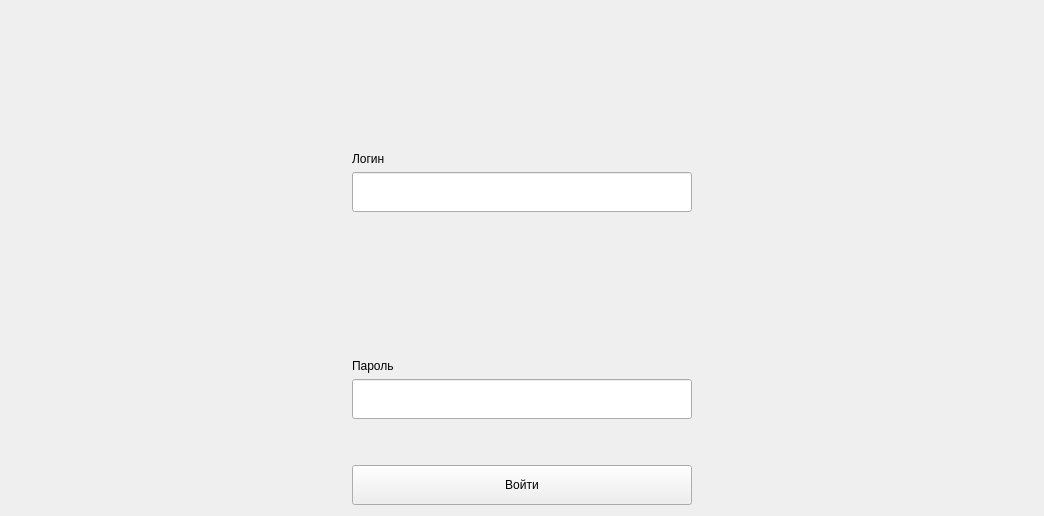
<?xml version="1.0" encoding="UTF-8"?>
<ui version="4.0">
 <class>Frame</class>
 <widget class="QFrame" name="Frame">
  <property name="geometry">
   <rect>
    <x>0</x>
    <y>0</y>
    <width>1044</width>
    <height>516</height>
   </rect>
  </property>
  <property name="windowTitle">
   <string>Frame</string>
  </property>
  <layout class="QHBoxLayout" name="horizontalLayout_2">
   <item>
    <spacer name="horizontalSpacer">
     <property name="orientation">
      <enum>Qt::Horizontal</enum>
     </property>
     <property name="sizeHint" stdset="0">
      <size>
       <width>335</width>
       <height>20</height>
      </size>
     </property>
    </spacer>
   </item>
   <item>
    <layout class="QVBoxLayout" name="verticalLayout">
     <item>
      <widget class="QLabel" name="label_login">
       <property name="text">
        <string>Логин</string>
       </property>
       <property name="alignment">
        <set>Qt::AlignBottom|Qt::AlignLeading|Qt::AlignLeft</set>
       </property>
      </widget>
     </item>
     <item>
      <widget class="QLineEdit" name="lineEdit_login">
       <property name="minimumSize">
        <size>
         <width>0</width>
         <height>40</height>
        </size>
       </property>
       <property name="styleSheet">
        <string notr="true">color: rgb(255, 255, 255);</string>
       </property>
      </widget>
     </item>
     <item>
      <widget class="QLabel" name="label_password">
       <property name="text">
        <string>Пароль</string>
       </property>
       <property name="alignment">
        <set>Qt::AlignBottom|Qt::AlignLeading|Qt::AlignLeft</set>
       </property>
      </widget>
     </item>
     <item>
      <widget class="QLineEdit" name="lineEdit_password">
       <property name="minimumSize">
        <size>
         <width>0</width>
         <height>40</height>
        </size>
       </property>
       <property name="styleSheet">
        <string notr="true">color: rgb(255, 255, 255);</string>
       </property>
      </widget>
     </item>
     <item>
      <spacer name="verticalSpacer">
       <property name="orientation">
        <enum>Qt::Vertical</enum>
       </property>
       <property name="sizeType">
        <enum>QSizePolicy::Minimum</enum>
       </property>
       <property name="sizeHint" stdset="0">
        <size>
         <width>20</width>
         <height>40</height>
        </size>
       </property>
      </spacer>
     </item>
     <item>
      <widget class="QPushButton" name="enter_pushbutton">
       <property name="minimumSize">
        <size>
         <width>0</width>
         <height>40</height>
        </size>
       </property>
       <property name="text">
        <string>Войти</string>
       </property>
      </widget>
     </item>
    </layout>
   </item>
   <item>
    <spacer name="horizontalSpacer_2">
     <property name="orientation">
      <enum>Qt::Horizontal</enum>
     </property>
     <property name="sizeHint" stdset="0">
      <size>
       <width>335</width>
       <height>20</height>
      </size>
     </property>
    </spacer>
   </item>
  </layout>
 </widget>
 <resources/>
 <connections/>
</ui>
